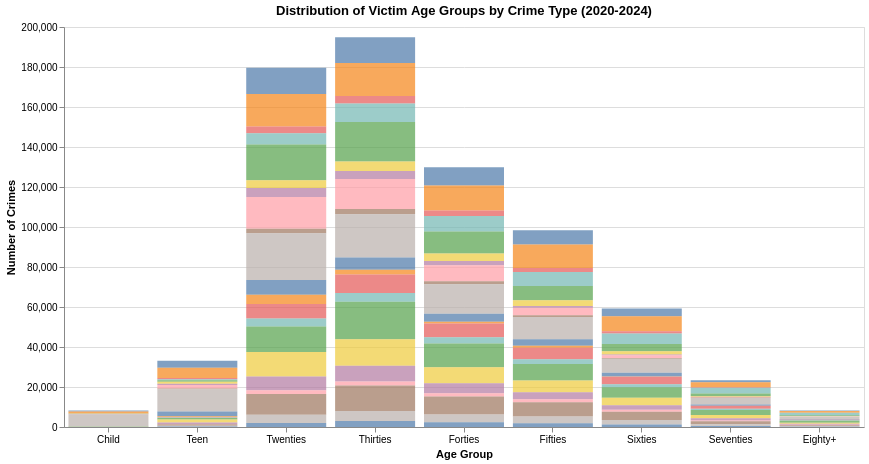

The notebook cell this image was saved under:
### Code cell
import altair as alt
import pandas as pd
import numpy as np

# filters for realistic ages and years
age_data = df[['vict_age', 'crm_cd_desc', 'date_occ']].copy()
age_data = age_data[(age_data['vict_age'] > 0) & (age_data['vict_age'] <= 100)]
age_data = age_data[age_data['date_occ'].dt.year.between(2020, 2025)]

# set age bins
bins = [0, 12, 19, 29, 39, 49, 59, 69, 79, 100]
labels = ['Child', 'Teen', 'Twenties', 'Thirties', 'Forties', 'Fifties', 'Sixties', 'Seventies', 'Eighty+']

age_data['age_group'] = pd.cut(age_data['vict_age'], bins=bins, labels=labels, right=True)

# Combine rare crime types into "Other" to reduce clutter
top_crimes = age_data['crm_cd_desc'].value_counts().nlargest(20).index
age_data['crime_grouped'] = age_data['crm_cd_desc'].where(
    age_data['crm_cd_desc'].isin(top_crimes), 'Other'
)

# dropdown for user to select crime type
crime_dropdown = alt.binding_select(
    options=[None] + sorted(age_data['crime_grouped'].unique()),
    labels=['All'] + sorted(age_data['crime_grouped'].unique()),
    name="Crime Type:"
)
crime_select = alt.selection_point(fields=['crime_grouped'], bind=crime_dropdown, empty=True)

# aggregates counts by age_group and crime_grouped
agg_data = age_data.groupby(['age_group', 'crime_grouped']).size().reset_index(name='count')

# Altair histogram with x-axis ordered from youngest age group to oldest and filtered for crime type
hist = alt.Chart(agg_data).mark_bar(opacity=0.7).encode(
    x=alt.X('age_group:N',
            title='Age Group',
            sort=labels,
            axis=alt.Axis(labelAngle=0)),  
    y=alt.Y('count:Q', title='Number of Crimes', scale=alt.Scale(domain=[0, 200000])),
    color=alt.Color('crime_grouped:N', legend=None),
    tooltip=['crime_grouped:N', 'count:Q', 'age_group:N']
).add_params(
    crime_select
).transform_filter(
    crime_select
).properties(
    width=800,
    height=400,
    title='Distribution of Victim Age Groups by Crime Type (2020-2024)'
).interactive()

# saves Altair histogram as html
hist.save('docs/visualizations/victim_age_group_histogram.html')
hist

### Figure 1 — Vega-Lite specification as saved in the notebook (floating-point values rounded to 4 significant figures; data arrays with more than 128 entries replaced by an {"elided": "..."} marker saying what was removed)
{"config": {"view": {"continuousWidth": 300, "continuousHeight": 300}}, "data": {"name": "data-8d5f13b1ca469b44d1f494589b043718"}, "mark": {"type": "bar", "opacity": 0.7}, "encoding": {"color": {"field": "crime_grouped", "legend": null, "type": "nominal"}, "tooltip": [{"field": "crime_grouped", "type": "nominal"}, {"field": "count", "type": "quantitative"}, {"field": "age_group", "type": "nominal"}], "x": {"axis": {"labelAngle": 0}, "field": "age_group", "sort": ["Child", "Teen", "Twenties", "Thirties", "Forties", "Fifties", "Sixties", "Seventies", "Eighty+"], "title": "Age Group", "type": "nominal"}, "y": {"field": "count", "scale": {"domain": [0, 200000]}, "title": "Number of Crimes", "type": "quantitative"}}, "height": 400, "params": [{"name": "param_1", "select": {"type": "point", "fields": ["crime_grouped"]}, "bind": {"input": "select", "options": [null, "ASSAULT WITH DEADLY WEAPON, AGGRAVATED ASSAULT", "BATTERY - SIMPLE ASSAULT", "BRANDISH WEAPON", "BURGLARY", "BURGLARY FROM VEHICLE", "CRIMINAL THREATS - NO WEAPON DISPLAYED", "INTIMATE PARTNER - AGGRAVATED ASSAULT", "INTIMATE PARTNER - SIMPLE ASSAULT", "LETTERS, LEWD  -  TELEPHONE CALLS, LEWD", "Other", "ROBBERY", "SHOPLIFTING - PETTY THEFT ($950 & UNDER)", "THEFT FROM MOTOR VEHICLE - GRAND ($950.01 AND OVER)", "THEFT FROM MOTOR VEHICLE - PETTY ($950 & UNDER)", "THEFT OF IDENTITY", "THEFT PLAIN - PETTY ($950 & UNDER)", "THEFT-GRAND ($950.01 & OVER)EXCPT,GUNS,FOWL,LIVESTK,PROD", "TRESPASSING", "VANDALISM - FELONY ($400 & OVER, ALL CHURCH VANDALISMS)", "VANDALISM - MISDEAMEANOR ($399 OR UNDER)", "VIOLATION OF RESTRAINING ORDER"], "labels": ["All", "ASSAULT WITH DEADLY WEAPON, AGGRAVATED ASSAULT", "BATTERY - SIMPLE ASSAULT", "BRANDISH WEAPON", "BURGLARY", "BURGLARY FROM VEHICLE", "CRIMINAL THREATS - NO WEAPON DISPLAYED", "INTIMATE PARTNER - AGGRAVATED ASSAULT", "INTIMATE PARTNER - SIMPLE ASSAULT", "LETTERS, LEWD  -  TELEPHONE CALLS, LEWD", "Other", "ROBBERY", "SHOPLIFTING - PETTY THEFT ($950 & UNDER)", "THEFT FROM MOTOR VEHICLE - GRAND ($950.01 AND OVER)", "THEFT FROM MOTOR VEHICLE - PETTY ($950 & UNDER)", "THEFT OF IDENTITY", "THEFT PLAIN - PETTY ($950 & UNDER)", "THEFT-GRAND ($950.01 & OVER)EXCPT,GUNS,FOWL,LIVESTK,PROD", "TRESPASSING", "VANDALISM - FELONY ($400 & OVER, ALL CHURCH VANDALISMS)", "VANDALISM - MISDEAMEANOR ($399 OR UNDER)", "VIOLATION OF RESTRAINING ORDER"], "name": "Crime Type:"}}, {"name": "param_2", "select": {"type": "interval", "encodings": ["x", "y"]}, "bind": "scales"}], "title": "Distribution of Victim Age Groups by Crime Type (2020-2024)", "transform": [{"filter": {"param": "param_1", "empty": true}}], "width": 800, "$schema": "https://vega.github.io/schema/vega-lite/v5.8.0.json", "datasets": {"data-8d5f13b1ca469b44d1f494589b043718": {"elided": "189 records"}}}
